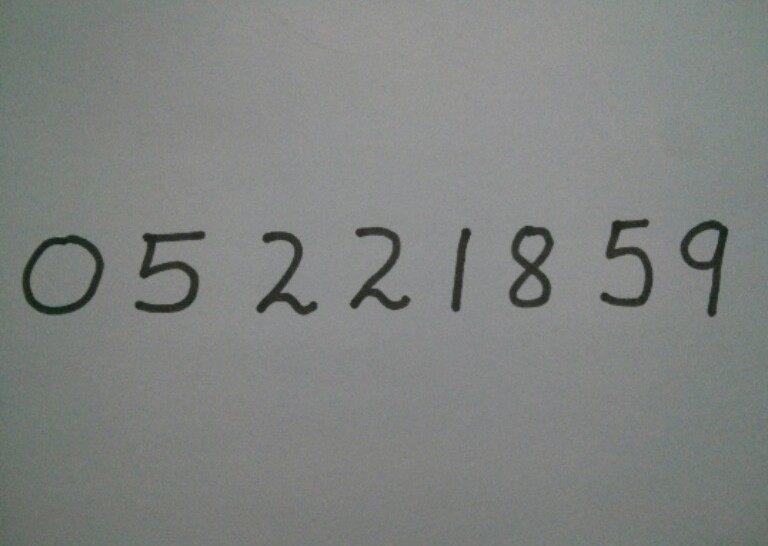
#> input picture Handwritendigit/digit.jpg, 768 x 546 px, found by its file name
$ jupyter execute --allow-errors 'hand writen digit with hog, svm and opencv.ipynb'   (shell and % lines are left out)   (older library calls are emulated)
#> lines starting #> are read from the running program, lines starting #| are printed output that depends on the picture; after the words box and inside, x2 and y2 are one past the last pixel; in counts of white or black regions, pixels touching at a corner belong together
Tham khảo: https://thorpham.github.io/blog/2018/04/06/Nh%E1%BA%ADn-d%E1%BA%A1ng-ch%E1%BB%AF-s%E1%BB%91-vi%E1%BA%BFt-tay-v%E1%BB%9Bi-sklearn-v%C3%A0-opencv/

[cell 1]
from google.colab import drive
drive.mount('/content/gdrive')

[cell 2]
import cv2
import numpy as np
from skimage.feature import hog
from sklearn.svm import LinearSVC
from keras.datasets import mnist
from sklearn.metrics import accuracy_score

#> (a cell that did not finish here is left out)

[cell 4]
X_train_feature = []
#> (the rest of this cell did not finish here and is left out)

[cell 5]
X_test_feature = []
#> (the rest of this cell did not finish here and is left out)

[cell 6]
model = LinearSVC(C=10)

#> (a cell that did not finish here is left out)

#> (a cell that did not finish here is left out)

#> (a cell that did not finish here is left out)

[cell 10]
image = cv2.imread("/content/gdrive/My Drive/app/handwritendigit/digit.jpg")
#> image is the input picture: shape (546, 768, 3); mean B, G, R 128.4, 130.8, 127.7
im_gray = cv2.cvtColor(image,cv2.COLOR_BGR2GRAY)
im_blur = cv2.GaussianBlur(im_gray,(5,5),0)
im,thre = cv2.threshold(im_blur,90,255,cv2.THRESH_BINARY_INV)
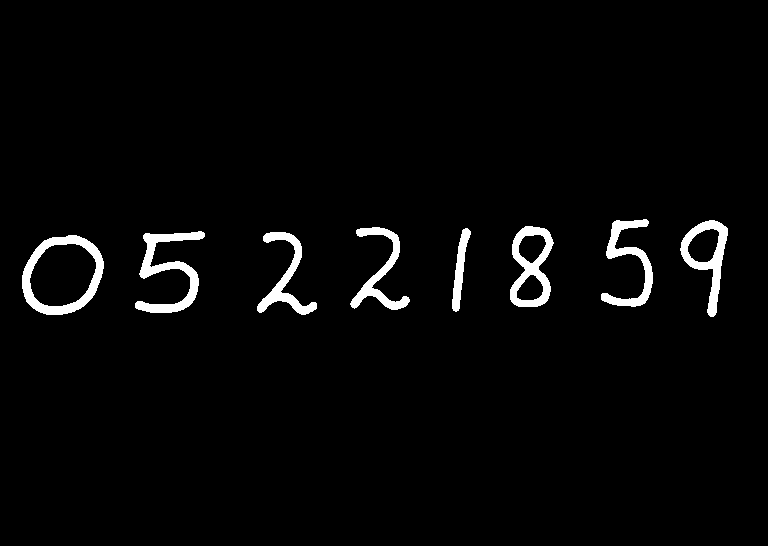
#> thre: shape (546, 768); 2.8% white; 8 white regions
_,contours,hierachy = cv2.findContours(thre,cv2.RETR_EXTERNAL,cv2.CHAIN_APPROX_SIMPLE)
#> contours = 8 contours; box (x1, y1, x2, y2) and area: (22, 235, 104, 315) 4998, (510, 226, 554, 307) 2497, (680, 220, 728, 317) 2122, (135, 231, 205, 313) 1674, (601, 219, 653, 307) 1276, (257, 232, 317, 315) 1188, (350, 227, 410, 310) 1176, (452, 228, 471, 312) 585
rects = [cv2.boundingRect(cnt) for cnt in contours]
#> rects = [(22, 235, 82, 80), (257, 232, 60, 83), (135, 231, 70, 82), (452, 228, 19, 84), (350, 227, 60, 83), (510, 226, 44, 81), (680, 220, 48, 97), (601, 219, 52, 88)]

Gải thích code một tí hem:

Đầu tiên convert color sang gray color
Tiếp theo giảm nhiễu bằng Gaussian( tùy thuộc image mà ta xử lý khác nhau)
Tiếp theo dùng threshold chuyển về ảnh binary
Cuối cùng là tìm contour và vẽ bouding box
Sau đó predict ditgit của mỗi box.

#> (a cell that did not finish here is left out)

[cell 12]
import matplotlib.pyplot as plt

[cell 13]
plt.imshow(image,cmap="gray")
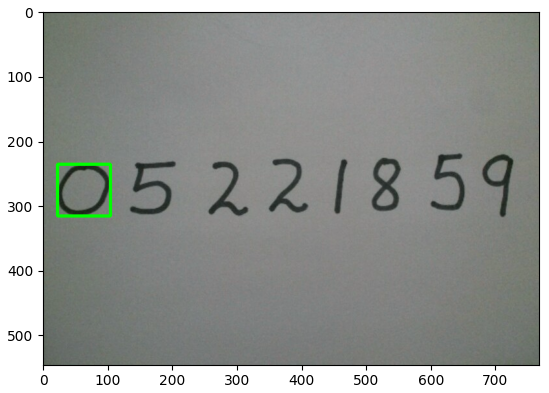
#> figure drawn by matplotlib, 1 panel; B, G, R data is drawn as R, G, B
